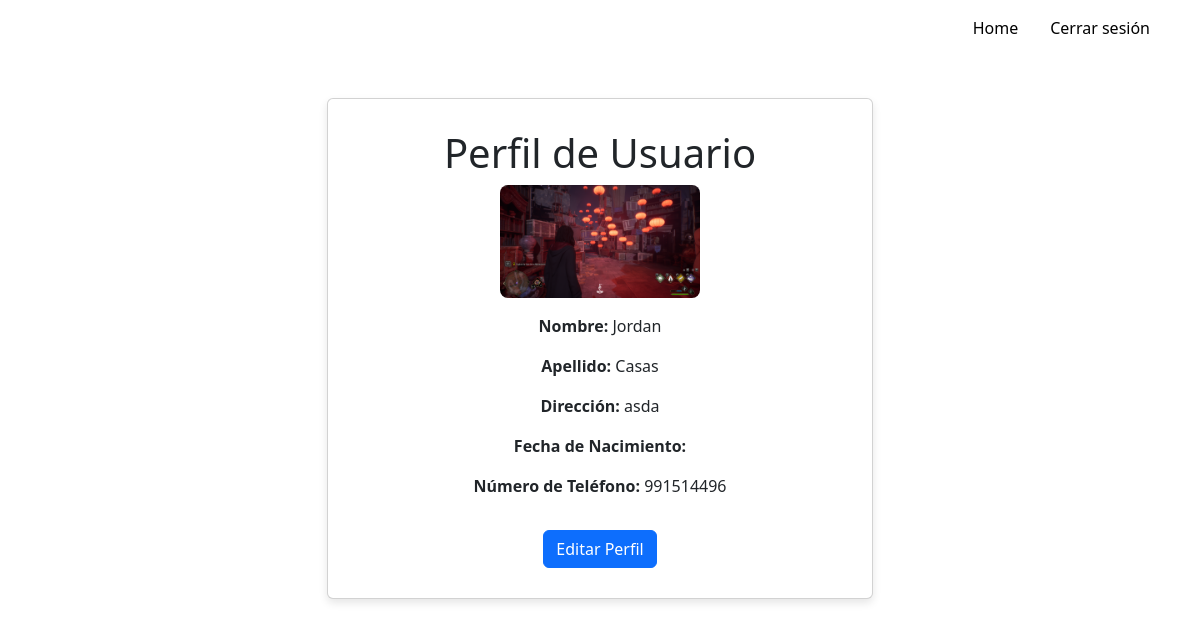
Page /perfil/ (signed in) on the committed database.
### tasks/models.py (models this page shows, shortened)
class Profile(models.Model):
    user = models.OneToOneField(User, on_delete=models.CASCADE)
    image = models.ImageField(upload_to=user_directory_path, default='default.jpg')
    address = models.CharField(max_length=100, blank=True, null=True)
    date_of_birth = models.DateField(blank=True, null=True)
    phone_number = models.CharField(max_length=15, blank=True, null=True)

### tasks/views.py (the view)
# urls.py: path('perfil/', views.perfil, name='perfil'),
def perfil(request):
    profile = Profile.objects.get(user=request.user)
    return render(request, 'perfil.html', {'profile': profile})

### tasks/templates/perfil.html (shortened to what this page needs)
{% extends 'base.html' %}
{% load static %}
{% block content %}
<div class="container mt-5">
    <div class="row justify-content-center">
        <div class="col-md-6">
            <div class="card" style="margin-top: 50px; box-shadow: 0 4px 8px rgba(0,0,0,0.1);">
                <div class="card-body text-center" style="padding: 30px;">
                    <h1 class="card-title">Perfil de Usuario</h1>
                    <img src="{{ profile.image.url }}" alt="Imagen de perfil" class="img-fluid mb-3" style="max-width: 200px; height: auto; border-radius: 8px;">
                    <p class="card-text"><strong>Nombre:</strong> {{ profile.user.first_name }}</p>
                    <p class="card-text"><strong>Apellido:</strong> {{ profile.user.last_name }}</p>
                    <p class="card-text"><strong>Dirección:</strong> {{ profile.address }}</p>
                    <p class="card-text"><strong>Fecha de Nacimiento:</strong> {{ profile.birth_date }}</p>
                    <p class="card-text"><strong>Número de Teléfono:</strong> {{ profile.phone_number }}</p>
                    <a href="{% url 'editPerfil' %}" class="btn btn-primary mt-3">Editar Perfil</a>
                </div>
            </div>
        </div>
    </div>
</div>
{% endblock %}

### tasks/templates/perfil.html (style rules this page uses)
.card { margin-top: 50px; box-shadow: 0 4px 8px rgba(0,0,0,0.1); }
.card-body { padding: 30px; }

### rows in the picture
Profile: image (picture), user.first_name "Jordan", user.last_name "Casas", address "asda", phone_number "991514496"
